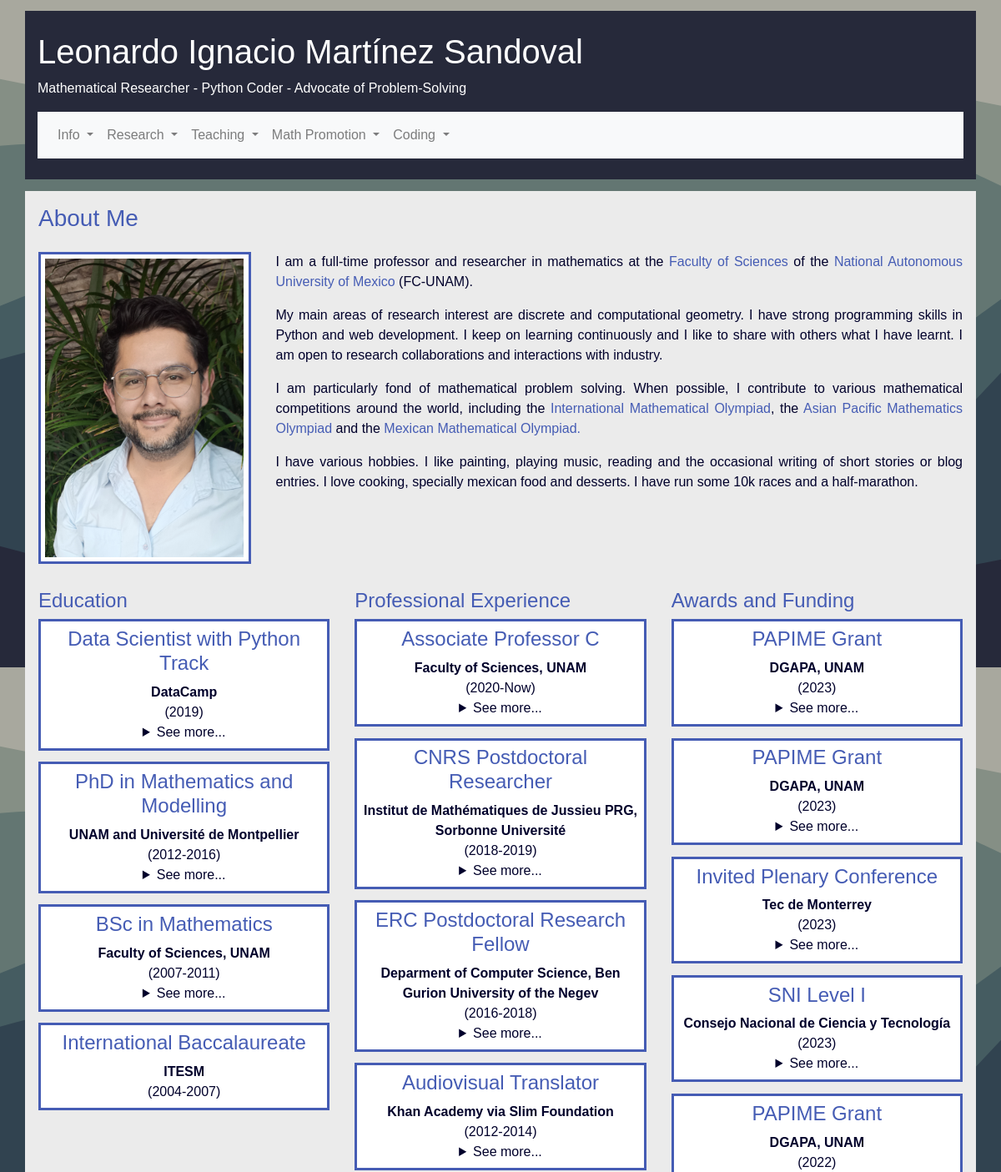
Before: / (upper part) with the older database file.
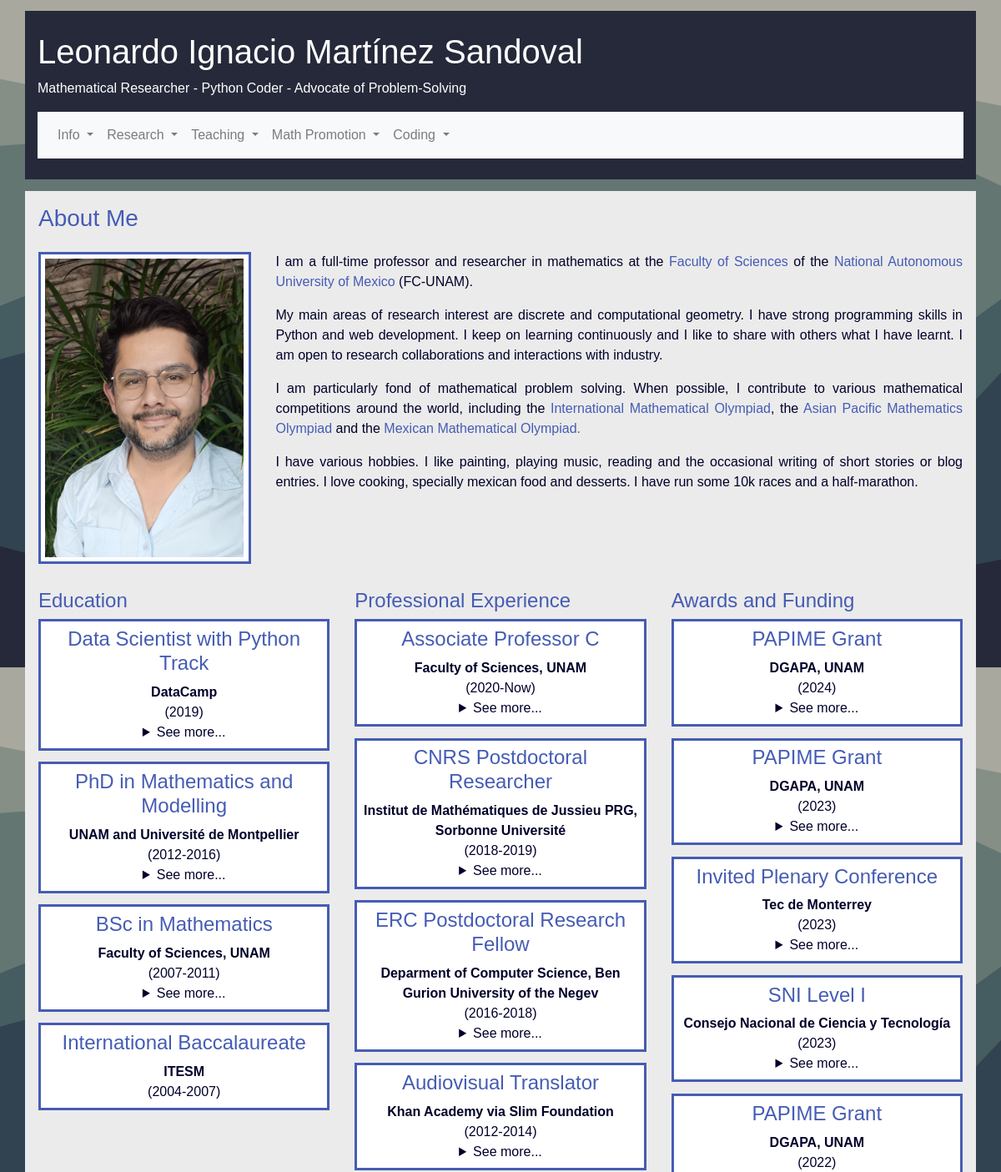
After: the same page with the newer database file.
### personalpage/models.py (models this page shows, shortened)
class Education(db.Model):
    __tablename__ = 'education'
    id = db.Column(db.Integer, primary_key=True)
    title = db.Column(db.String(80), unique=True, nullable=False)
    title_spa = db.Column(db.String(80), unique=True, nullable=False)
    start_date = db.Column(db.Date(), nullable=False,
        default=date.today())
    end_date = db.Column(db.Date(), default=date.today())
    description = db.Column(db.String(140), nullable=False)
    description_spa = db.Column(db.String(140), nullable=False)
    institution = db.Column(db.Integer, db.ForeignKey('institution.id'))
    location = db.Column(db.Integer, db.ForeignKey('location.id'))

class Institution(db.Model):
    __tablename__ = 'institution'
    id = db.Column(db.Integer, primary_key=True)
    name = db.Column(db.String(80), unique=True, nullable=False)
    name_spa = db.Column(db.String(80), unique=True, nullable=False)
    location = db.Column(db.Integer, db.ForeignKey('location.id'))

class Job(db.Model):
    __tablename__ = 'job'
    id = db.Column(db.Integer, primary_key=True)
    title = db.Column(db.String(80), unique=True, nullable=False)
    title_spa = db.Column(db.String(80), unique=True, nullable=False)
    start_date = db.Column(db.Date(), nullable=False,
        default=date.today())
    end_date = db.Column(db.Date(), default=date.today())
    description = db.Column(db.String(140), nullable=False)
    description_spa = db.Column(db.String(140), nullable=False)
    institution = db.Column(db.Integer, db.ForeignKey('institution.id'))
    location = db.Column(db.Integer, db.ForeignKey('location.id'))

class Award(db.Model):
    __tablename__ = 'award'
    id = db.Column(db.Integer, primary_key=True)
    title = db.Column(db.String(120), nullable=False)
    title_spa = db.Column(db.String(80), nullable=False)
    date = db.Column(db.Date(), nullable=False,
        default=date.today())
    description = db.Column(db.String(200), nullable=False)
    description_spa = db.Column(db.String(200), nullable=False)
    institution = db.Column(db.Integer, db.ForeignKey('institution.id'))
    location = db.Column(db.Integer, db.ForeignKey('location.id'))

### personalpage/cv.py (the view)
@app.route("/")
def personal():
    return about()

### personalpage/cv.py (called while the page is built)
@app.route("/about")
def about():
    education = Education.query\
        .select_from(Education)\
        .join(Institution)\
        .join(Location,Education.location==Location.id)\
        .add_entity(Institution)\
        .add_entity(Location)\
        .all()
    jobs = Job.query\
        .select_from(Job)\
        .join(Institution)\
        .join(Location,Job.location==Location.id)\
        .add_entity(Institution)\
        .add_entity(Location)\
        .all()
    awards = Award.query\
        .select_from(Award)\
        .join(Institution)\
        .join(Location, Award.location==Location.id)\
        .add_entity(Institution)\
        .add_entity(Location)\
        .all()
    return render_template("personalpage/about.html", education = education, jobs = jobs, awards = awards)

### personalpage/templates/personalpage/about.html (shortened to what this page needs)
{% extends "body_template.html" %}
    {% block content %}
    <div class="container outter pt-3 pl-3 pr-3">
        <h3>About Me</h3>
        <div class="row pt-3">
            <div class="col-md-3 col-lg-3" id="data">
                <div class="blockitem">
                    <img class="img-fluid" src="static/profile.png"></img>
                </div>
            </div>
            <div class="col-md-9 col-lg-9 text-justify">
            <p> I am a full-time professor and researcher in mathematics at the <a
                href="http://www.fciencias.unam.mx/" target="_blank"> Faculty of Sciences </a> of the <a
                href="https://www.unam.mx/"> National Autonomous University of Mexico </a> (FC-UNAM). </p>
        <p>My main areas of research interest are discrete and computational geometry. I have strong programming skills in Python and
            web development. I keep on learning continuously and I like to share with others what I have learnt. I am open to
            research collaborations and interactions with industry.</p>
        <p> I am particularly fond of mathematical problem solving. When possible, I contribute to various
            mathematical competitions around the world, including the <a href="http://www.imo-official.org" target="_blank">
                International Mathematical Olympiad</a>, the <a href="http://www.apmo-official.org" target="_blank"> Asian
                Pacific Mathematics Olympiad </a> and the <a href="http://www.ommenlinea.org" target="_blank"
                rel="noopener noreferrer">Mexican Mathematical Olympiad.</a> </p>
        <p> I have various hobbies. I like painting, playing music, reading and the occasional
            writing of short stories or blog entries. I love cooking, specially mexican food and desserts. I have run some 10k
            races and a half-marathon. </p>
        </div>
        </div>
        <div class="row pt-3">
            <div class="col-lg-4">
                <h4> Education </h4>
                {% for item in education | sort(attribute='Education.start_date', reverse = True ) %}
                <div class="blockitem">
                    <h4>{{ item.Education.title }}</h4>
                    <strong>{{ item.Institution.name }}</strong> <br>
                    {% if item.Education.end_date %}
                    ({{ item.Education.start_date.strftime('%Y') }}-{{ item.Education.end_date.strftime('%Y') }})
                    {% else %}
                    ({{ item.Education.start_date.strftime('%Y') }})
                    {% endif %}
                    {% if item.Education.description != "NA" %}
                    <details>
                        <summary> See more...</summary>
                    </details>
                    {% endif %}
                </div>
                {% endfor %}
            </div>
            <div class="col-lg-4">
                <h4>Professional Experience</h4>
                {% for item in jobs | sort(attribute='Job.start_date', reverse = True ) %}
                <div class="blockitem">
                    <h4>{{ item.Job.title }}</h4>
                    {% if item.Job.end_date %}
                    <strong>{{ item.Institution.name }}</strong> <br>({{ item.Job.start_date.strftime('%Y')  }}-{{ item.Job.end_date.strftime('%Y')}})
                    {% else %}
                    <strong>{{ item.Institution.name }}</strong> <br>({{ item.Job.start_date.strftime('%Y')  }}-Now)
                    {% endif %}
                    {% if item.Job.description!=None %}
                    <details>
                        <summary>See more...</summary>
                    </details>
                    {% endif %}
                </div>
                {% endfor %}
            </div>
            <div class="col-lg-4">
                <h4> Awards and Funding</h4>
                {% for item in awards|sort(attribute='Award.date', reverse = True )  %}
                <div class="blockitem">
                    <h4>{{ item.Award.title }}</h4>
                    <strong>{{ item.Institution.name }}</strong>
                    <br>
                    ({{ item.Award.date.strftime('%Y') }})
                    <details>
                        <summary>See more...</summary>
                    </details>
                </div>
                {% endfor %}
            </div>
        </div>
    </div>
    {% endblock %}

### personalpage/templates/body_template.html (shortened to what this page needs)
<!DOCTYPE html>
<html lang="en" itemscope itemtype="http://schema.org/Person">
<head>
    <link rel="stylesheet" type="text/css" href="/static/bootstrap/css/bootstrap.min.css">
    <link rel="stylesheet" href="/static/personal.css" />
    <link rel="stylesheet" href="/static/convertex.css" />
</head>
<body onload="gosection();">
     {% block header %}
    <header class="container">
        <h1>
            <a href="/">
                Leonardo Ignacio Martínez Sandoval
            </a>
        </h1>
        <p>
            <span class="smallhead">- </span> Mathematical Researcher
            <br class="smallhead"> - Python Coder
            <br class="smallhead"> - Advocate of Problem-Solving
        </p>
        <nav class="navbar navbar-expand-lg navbar-light bg-light">
            <div class="collapse navbar-collapse" id="navbarSupportedContent">
              <ul class="navbar-nav mr-auto">
                <li class="nav-item dropdown">
                  <a class="nav-link dropdown-toggle" href="#" id="navbarDropdown" role="button" data-toggle="dropdown" aria-haspopup="true" aria-expanded="false">
                    Info
                  </a>
                </li>
                <li class="nav-item dropdown">
                    <a class="nav-link dropdown-toggle" href="#" id="navbarDropdown" role="button" data-toggle="dropdown" aria-haspopup="true" aria-expanded="false">
                      Research
                    </a>
                  </li>
                  <li class="nav-item dropdown">
                    <a class="nav-link dropdown-toggle" href="#" id="navbarDropdown" role="button" data-toggle="dropdown" aria-haspopup="true" aria-expanded="false">
                      Teaching
                    </a>
                  </li>
                  <li class="nav-item dropdown">
                    <a class="nav-link dropdown-toggle" href="#" id="navbarDropdown" role="button" data-toggle="dropdown" aria-haspopup="true" aria-expanded="false">
                      Math Promotion
                    </a>
                  </li>
                  <li class="nav-item dropdown">
                    <a class="nav-link dropdown-toggle" href="#" id="navbarDropdown" role="button" data-toggle="dropdown" aria-haspopup="true" aria-expanded="false">
                      Coding
                    </a>
                  </li>
              </ul>
            </div>
          </nav>
    </header>
     {% endblock %}
    {% block content %}
    {% endblock %}
</body>
</html>

### personalpage/static/personal.css (style rules this page uses)
a { color:rgb(69,92,180);; }
body { background-image: url("/static/stacked-waves-haikei.svg"); background-size: 100% auto; background-attachment: fixed; color: rgb(0,0,43); font-family: 'Calibri Light', Calibri, 'Gill Sans', 'Gill Sans MT', 'Trebuchet MS', sans-serif; }
div.container.outter { background-color: rgb(235,235,235); }
header,footer { margin-top: 10pt; margin-bottom:10pt; padding: 25px 35px 25px 35px; color:white; background-color: rgb(38,41,58); }
div.blockitem { border-style: solid; border-color: rgb(69,92,180); text-align: center; padding:2%; margin-bottom:10pt; background-color: white; }
h4, h3 { color: rgb(69,92,180);; }
h1 a { color:white; text-decoration-line: none; }

Changed rows visible on the page:
changed Award (number 1 of 5 on the later page): Award "2023" → "2024"; moves up the list
